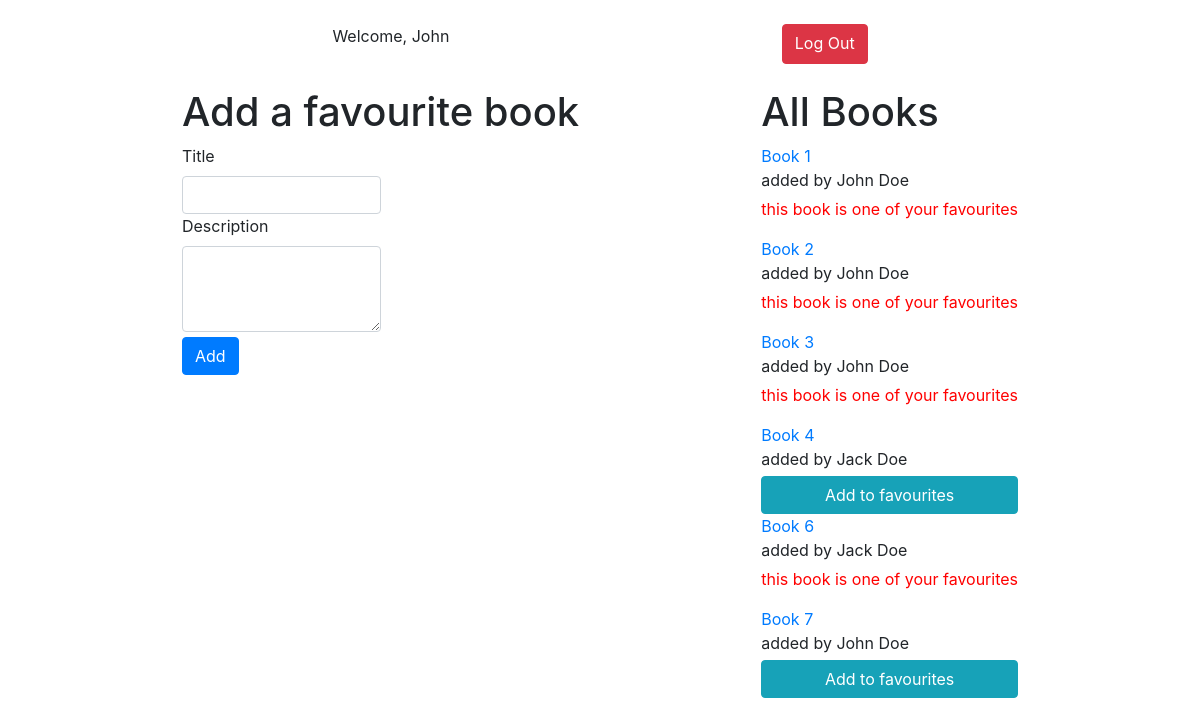
Page /books/ (signed in) on the committed database.
### login_registration_app/models.py (models this page shows)
class User(models.Model):
    first_name=models.CharField(max_length=45)
    last_name=models.CharField(max_length=45)
    email=models.CharField(max_length=100)
    password=models.CharField(max_length=100)
    created_at=models.DateTimeField(auto_now_add=True)
    updated_at=models.DateTimeField(auto_now=True)
    objects=UserManager()

### books_app/models.py (models this page shows)
class Book(models.Model):
    title=models.CharField(max_length=255)
    description=models.TextField(null=True)
    uploaded_by=models.ForeignKey(User,related_name="uploaded_books",on_delete=models.CASCADE)
    favourites=models.ManyToManyField(User,related_name="favourite_books")
    created_at=models.DateTimeField(auto_now_add=True)
    updated_at=models.DateTimeField(auto_now=True)
    objects=BookManager()

### books_app/views.py (the view)
# urls.py: path('',views.root,name="books_homepage"),
def root(request):
    context={
        "All_Books":models.display_all_books(),
        "fav_books":models.display_fav_books(request.session["id"]),
    }
    return render(request,"books.html",context)

### books_app/models.py (called while the page is built)
def display_all_books():
    return Book.objects.all()

def display_fav_books(user_id):
    user=User.objects.get(id=user_id)
    return user.favourite_books.all()

### books_app/templates/books.html (shortened to what this page needs)
<!DOCTYPE html>
<html lang="en">
<head>
    {% load static %}
    <link href="{% static 'css/Bootstrap.css' %}" rel="stylesheet">
    <link rel="stylesheet" href="{% static 'css/style2.css' %}">
</head>
<body>
    <div id="heading">
        <p>Welcome, {{request.session.FIRSTNAME}}</p>
        <a href="{% url 'login_registration_app:logout' %}" class="btn btn-danger">Log Out</a>
    </div>
    <div id="wholePage">
        <div>
            <h1>Add a favourite book</h1>
            <form method="post" action="{% url 'books_app:books_add' %}" id="addBookForm">
                <label for="book_title">Title</label>
                <input type="text" class="form-control" id="book_title" name="book_title" required>
                <label for="book_description">Description</label>
                <textarea rows="3" class="form-control" id="book_description" name="book_description"></textarea>
                <button type="submit" class="btn btn-primary" id="addBookButton">Add</button>
            </form>
        </div>
        <div>
            <h1>All Books</h1>
            {% for book in All_Books %}
            <div id="myFavouriteBooks">
                <a href="/books/{{book.id}}">{{book.title}}</a>
                <p id="uploadedBy">added by {{book.uploaded_by.first_name}} {{book.uploaded_by.last_name}}</p>
                {% if book in fav_books %}
                <p id="favouriteBook">this book is one of your favourites</p>
                {% else %}
                <a href="favourite_this/{{book.id}}" class="btn btn-info ">Add to favourites</a> {% endif %}
            </div>
            {% endfor %}
        </div>
    </div>
</body>
</html>

### books_app/static/css/style2.css (style rules this page uses)
#heading { display: flex; flex-direction: row; justify-content: space-evenly; margin: 2% 0%; }
#wholePage { display: flex; flex-direction: row; justify-content: space-evenly; }
#addBookForm { width: 50%; }
#uploadedBy { margin-bottom: 5px; }
#favouriteBook { color: red; }
#addBookButton { margin-top: 5px; }
#myFavouriteBooks { display: flex; flex-direction: column; }

### rows in the picture
User: session.FIRSTNAME "John"
Book: title "Book 1", uploaded_by.first_name "John", uploaded_by.last_name "Doe", shows "this book is one of your favourites"
Book: title "Book 2", uploaded_by.first_name "John", uploaded_by.last_name "Doe", shows "this book is one of your favourites"
Book: title "Book 3", uploaded_by.first_name "John", uploaded_by.last_name "Doe", shows "this book is one of your favourites"
Book: title "Book 4", uploaded_by.first_name "Jack", uploaded_by.last_name "Doe"
Book: title "Book 6", uploaded_by.first_name "Jack", uploaded_by.last_name "Doe", shows "this book is one of your favourites"
Book: title "Book 7", uploaded_by.first_name "John", uploaded_by.last_name "Doe"
